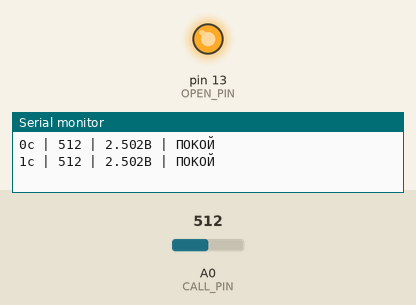
Recording of a sketch running on a simulated Arduino Uno, built with avr-gcc and run on an emulated ATmega328P. Parts: output pins drawn as LEDs (lit = HIGH), the last lines printed to the serial monitor. Inputs (shaded band) come from the test bench; at power-on: A0 (CALL_PIN) = 512.

Above: at 1.3 s.
1.4 s: A0 (CALL_PIN) set to 885
2.9 s: A0 (CALL_PIN) set to 908
At 6.3 s:
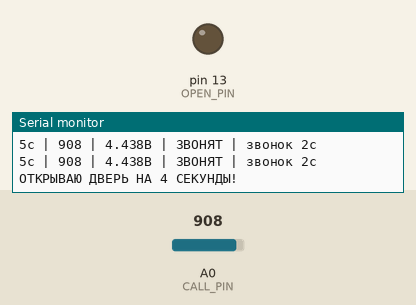
Timing chart, 0 to 11.4 s (numbered marks = the images above; inputs shaded):
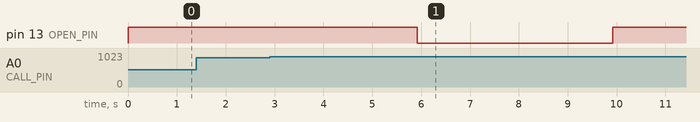

Measured:
- the behaviour switches between 900 and 901 on A0 (CALL_PIN) (found by bisection; images 0 and 1)
- after the input at 2.9 s, pin 13 (OPEN_PIN): HIGH → LOW after 3.0 s, → HIGH 4.0 s later

The sketch:

Door_Guard.ino
```cpp
// ═════════════════════════════════════════════════════════════
//  ВКЛЮЧИТЬ / ВЫКЛЮЧИТЬ ОТЛАДКУ ЗДЕСЬ:
//  1 = полная отладка каждые 500 мс
//  0 = только важные сообщения (начало звонка, открытие и т.д.)
// ═════════════════════════════════════════════════════════════
#define DEBUG 1
// ═════════════════════════════════════════════════════════════

const int CALL_PIN = A0;      // Сюда подключить линию звонка через 3мОм резисторы
const int OPEN_PIN = 13;      // Сюда подключить кнопку открытия двери

const unsigned long CALL_DELAY = 3000;   // Открыть дверь через ... секунд
const unsigned long OPEN_TIME  = 4000;   // Удерживать кнопку зажатой ... секунд

const int THRESHOLD = 900;      // Порог срабатывания, нужно чуть увеличить, от ложных срабатываний
// Если в режиме покоя 400-450, порог можно установить в 600-700, в случае помех и наводок.
// После этого значения, идёт срабатывание на открытие двери!

bool calling = false;
unsigned long startTime = 0;
unsigned long lastDebugTime = 0;

void setup() {
  pinMode(OPEN_PIN, OUTPUT);
  digitalWrite(OPEN_PIN, HIGH);

  Serial.begin(9600);
  Serial.println(F("=== Автооткрыватель домофона запущен ==="));
#if DEBUG
  Serial.println(F("Режим: ПОЛНАЯ ОТЛАДКА"));
  Serial.println(F("Формат: время | val | напряжение | состояние | длительность звонка"));
#else
  Serial.println(F("Режим: только события"));
#endif
  Serial.println();
}

void loop() {
  int raw = analogRead(CALL_PIN);
  float voltage = raw * (5.00 / 1023.0);
  bool ringing = (raw > THRESHOLD);

  if (ringing && !calling) {
    calling = true;
    startTime = millis();
    Serial.println(F("►►► ЗВОНОК НАЧАЛСЯ!"));
  }

  if (!ringing && calling) {
    calling = false;
    digitalWrite(OPEN_PIN, HIGH);
    Serial.println(F("Звонок отменился (ошиблись квартирой?)"));
  }

  if (calling && (millis() - startTime >= CALL_DELAY)) {
    Serial.println(F("ОТКРЫВАЮ ДВЕРЬ НА 4 СЕКУНДЫ!"));
    digitalWrite(OPEN_PIN, LOW);
    delay(OPEN_TIME);
    digitalWrite(OPEN_PIN, HIGH);
    Serial.println(F("Дверь открыта"));

    while (analogRead(CALL_PIN) > THRESHOLD) delay(50);

    calling = false;
    Serial.println(F("Звонок закончился, готов к следующему"));
  }

  // ────────────── Отладочный вывод (включается/выключается #define DEBUG) ─────────────
#if DEBUG
  if (millis() - lastDebugTime >= 500) {
    lastDebugTime = millis();

    String state = "ПОКОЙ";
    if (calling && (millis() - startTime < CALL_DELAY)) state = "ЗВОНЯТ";
    if (calling && (millis() - startTime >= CALL_DELAY)) state = "ОТКРЫВАЮ";
    if (digitalRead(OPEN_PIN) == LOW) state = "КНОПКА НАЖАТА";

    unsigned long ringSec = calling ? (millis() - startTime) / 1000 : 0;

    Serial.print(millis() / 1000); Serial.print(F("с | "));
    Serial.print(raw); Serial.print(F(" | "));
    Serial.print(voltage, 3); Serial.print(F("В | "));
    Serial.print(state);
    if (calling) {
      Serial.print(F(" | звонок "));
      Serial.print(ringSec); Serial.print(F("с"));
    }
    Serial.println();
  }
#endif
  // ───────────────────────────────────────────────────────────────────────────────────

  delay(20);
}
```
